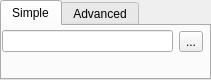
<?xml version="1.0" encoding="UTF-8"?>
<ui version="4.0">
 <class>Form</class>
 <widget class="QWidget" name="Form">
  <property name="geometry">
   <rect>
    <x>0</x>
    <y>0</y>
    <width>211</width>
    <height>80</height>
   </rect>
  </property>
  <property name="windowTitle">
   <string>Form</string>
  </property>
  <widget class="QTabWidget" name="tabWidget">
   <property name="geometry">
    <rect>
     <x>0</x>
     <y>0</y>
     <width>211</width>
     <height>80</height>
    </rect>
   </property>
   <property name="tabShape">
    <enum>QTabWidget::Rounded</enum>
   </property>
   <property name="currentIndex">
    <number>0</number>
   </property>
   <property name="documentMode">
    <bool>false</bool>
   </property>
   <widget class="QWidget" name="tab">
    <attribute name="title">
     <string>Simple</string>
    </attribute>
    <widget class="QWidget" name="formLayoutWidget">
     <property name="geometry">
      <rect>
       <x>0</x>
       <y>0</y>
       <width>201</width>
       <height>31</height>
      </rect>
     </property>
     <layout class="QHBoxLayout" name="horizontalLayout">
      <item>
       <widget class="QLineEdit" name="lineEdit"/>
      </item>
      <item>
       <widget class="QToolButton" name="toolButton">
        <property name="text">
         <string>...</string>
        </property>
       </widget>
      </item>
     </layout>
    </widget>
   </widget>
   <widget class="QWidget" name="tab_2">
    <attribute name="title">
     <string>Advanced</string>
    </attribute>
   </widget>
  </widget>
 </widget>
 <resources/>
 <connections/>
</ui>
